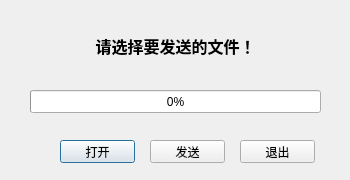
<?xml version="1.0" encoding="UTF-8"?>
<ui version="4.0">
 <class>TcpServer</class>
 <widget class="QDialog" name="TcpServer">
  <property name="geometry">
   <rect>
    <x>0</x>
    <y>0</y>
    <width>350</width>
    <height>180</height>
   </rect>
  </property>
  <property name="windowTitle">
   <string>文件传送</string>
  </property>
  <widget class="QProgressBar" name="progressBar">
   <property name="geometry">
    <rect>
     <x>30</x>
     <y>90</y>
     <width>291</width>
     <height>23</height>
    </rect>
   </property>
   <property name="value">
    <number>0</number>
   </property>
  </widget>
  <widget class="QLabel" name="serverStatusLabel">
   <property name="geometry">
    <rect>
     <x>10</x>
     <y>10</y>
     <width>331</width>
     <height>71</height>
    </rect>
   </property>
   <property name="font">
    <font>
     <family>Agency FB</family>
     <pointsize>12</pointsize>
     <weight>75</weight>
     <bold>true</bold>
    </font>
   </property>
   <property name="text">
    <string>请选择要发送的文件！</string>
   </property>
   <property name="alignment">
    <set>Qt::AlignCenter</set>
   </property>
  </widget>
  <widget class="QPushButton" name="serverOpenBtn">
   <property name="geometry">
    <rect>
     <x>60</x>
     <y>140</y>
     <width>75</width>
     <height>23</height>
    </rect>
   </property>
   <property name="text">
    <string>打开</string>
   </property>
  </widget>
  <widget class="QPushButton" name="serverCloseBtn">
   <property name="geometry">
    <rect>
     <x>240</x>
     <y>140</y>
     <width>75</width>
     <height>23</height>
    </rect>
   </property>
   <property name="text">
    <string>退出</string>
   </property>
  </widget>
  <widget class="QPushButton" name="serverSendBtn">
   <property name="geometry">
    <rect>
     <x>150</x>
     <y>140</y>
     <width>75</width>
     <height>23</height>
    </rect>
   </property>
   <property name="text">
    <string>发送</string>
   </property>
  </widget>
 </widget>
 <resources/>
 <connections/>
</ui>
